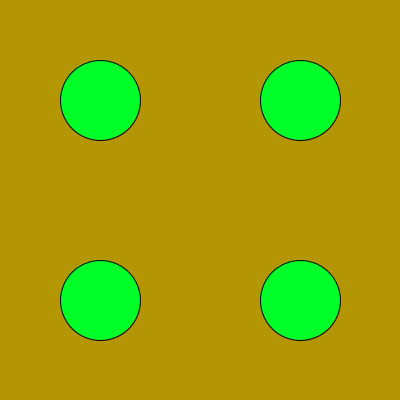
Frame 1 (no input)
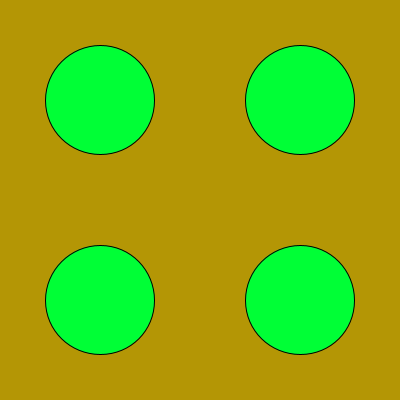
Frame 60 (the mouse pressed at the canvas centre just before this capture)
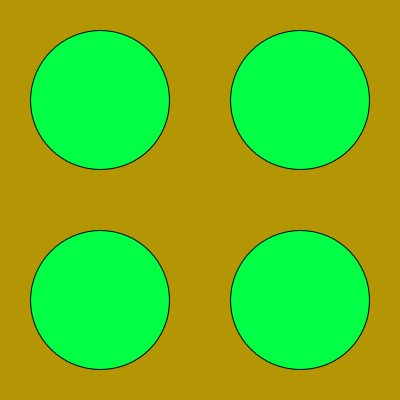
Frame 120 (the mouse held since frame 60 and released just before this capture)

The Processing sketch that drew these frames (run headless with seeded random() and noise(); from frame 60 on, the mouse is pressed at the canvas centre):

// Processing sketch: processing_65400
// ── processing_65400.pde

//Growing Circles

float circleSize = 80;
float circleX = 100;
float circleY = 100;

void setup() {
  size(400, 400); 
  smooth();
}

void draw() {
  background(180, 150, 5);
  fill(0, 255, circleSize/2);
  //circles
  ellipse(circleX, 100, circleSize, circleSize);
  ellipse(circleX, circleY+200, circleSize, circleSize);
  ellipse(circleX+200, circleY, circleSize, circleSize);
  ellipse(circleX+200, circleY+200, circleSize, circleSize);
  circleSize = circleSize +0.5;
  
}
